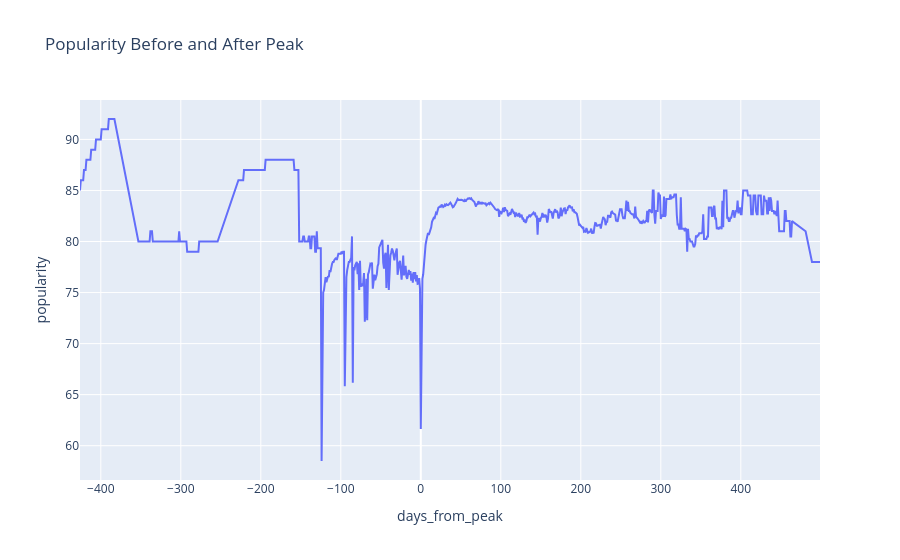

The notebook cell this image was saved under:
### Code cell
px.line(
    decay,
    x='days_from_peak',
    y='popularity',
    title='Popularity Before and After Peak'
)

### Figure 1 — Plotly figure (JSON) as saved in the notebook; plotly's stock layout.template omitted (floating-point values rounded to 4 significant figures; data arrays with more than 128 entries replaced by an {"elided": "..."} marker saying what was removed)
{"data": [{"hovertemplate": "days_from_peak=%{x}<br>popularity=%{y}<extra></extra>", "legendgroup": "", "line": {"color": "#636efa", "dash": "solid"}, "marker": {"symbol": "circle"}, "mode": "lines", "name": "", "orientation": "v", "showlegend": false, "type": "scatter", "x": {"elided": "825 int values"}, "xaxis": "x", "y": {"elided": "825 float values"}, "yaxis": "y"}], "layout": {"legend": {"tracegroupgap": 0}, "title": {"text": "Popularity Before and After Peak"}, "xaxis": {"anchor": "y", "domain": [0, 1], "title": {"text": "days_from_peak"}}, "yaxis": {"anchor": "x", "domain": [0, 1], "title": {"text": "popularity"}}}}
